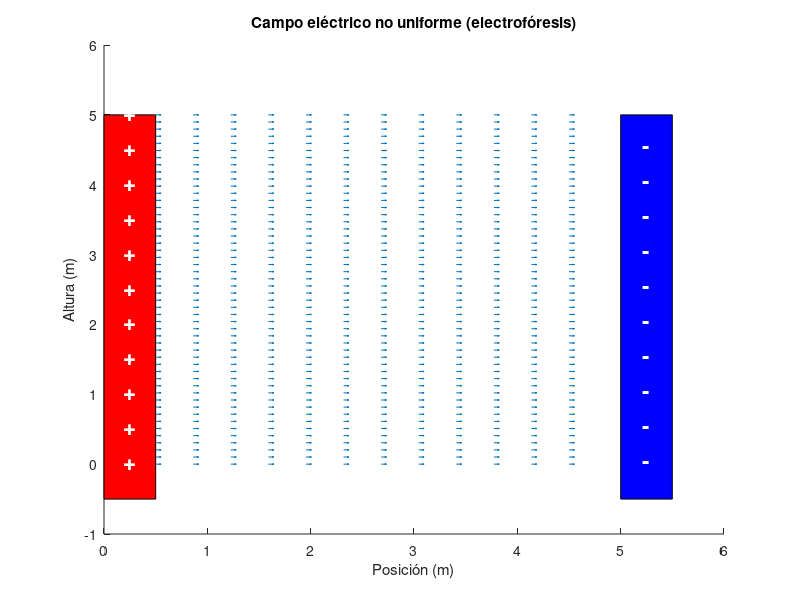

Reproduce this figure in MATLAB.
% Campo con geometría variable para electrofóresis.

% ---- INPUTS DEL USUARIO ----
d = input('Separación entre placas (m): ');
L1 = input('Altura de placa izquierda (m): ');
L2 = input('Altura de placa derecha (m): ');
V_voltaje = input('Voltaje (V): ');

% ---- DEFINIR ALTURA MÁXIMA Y GRILLA ----
L_max = max(L1, L2);
y_range = linspace(0, L_max, 50);
x_range = linspace(0.5, d-0.5, 12);
[X, Y] = meshgrid(x_range, y_range);

hold on;

% ---- COMPONENTES DEL CAMPO (no uniforme) ----
% E(y) = V / d(y), donde d(y) es la distancia local entre placas en cada posición Y
% d(y) = d cuando ambas placas cubren esa altura
% d(y) → ∞ cuando solo una placa la cubre (campo = 0)

U = zeros(size(X));
V = zeros(size(Y));

for i = 1:length(y_range)
    y = y_range(i);
    % Verificar si ambas placas cubren esta altura
    if y <= L1 && y <= L2
        % Ambas placas presente: campo normal
        U(i, :) = V_voltaje / d;
    else
        % Región de campo no uniforme: solo una placa o ninguna
        % No hay campo donde no hay placa (comportamiento ideal)
        U(i, :) = 0;
    end
end


% Placas con alturas individuales
rectangle('Position', [0,    -0.5, 0.5, L1+0.5], 'FaceColor', 'r');
rectangle('Position', [d,    -0.5, 0.5, L2+0.5], 'FaceColor', 'b');

% ---- GRAFICADO ----
quiver(X, Y, U, V, 0.15);

% Signos sobre placa izquierda
for y_pos = 0:0.5:L1
    text(0.25, y_pos, '+', 'FontSize', 16, 'Color', 'white', ...
        'HorizontalAlignment', 'center', 'FontWeight', 'bold');
end

% Signos sobre placa derecha
for y_pos = 0:0.5:L2
    text(d+0.25, y_pos, '-', 'FontSize', 16, 'Color', 'white', ...
        'HorizontalAlignment', 'center', 'FontWeight', 'bold');
end

title('Campo eléctrico no uniforme (electrofóresis)');
xlabel('Posición (m)');
ylabel('Altura (m)');
hold off;
